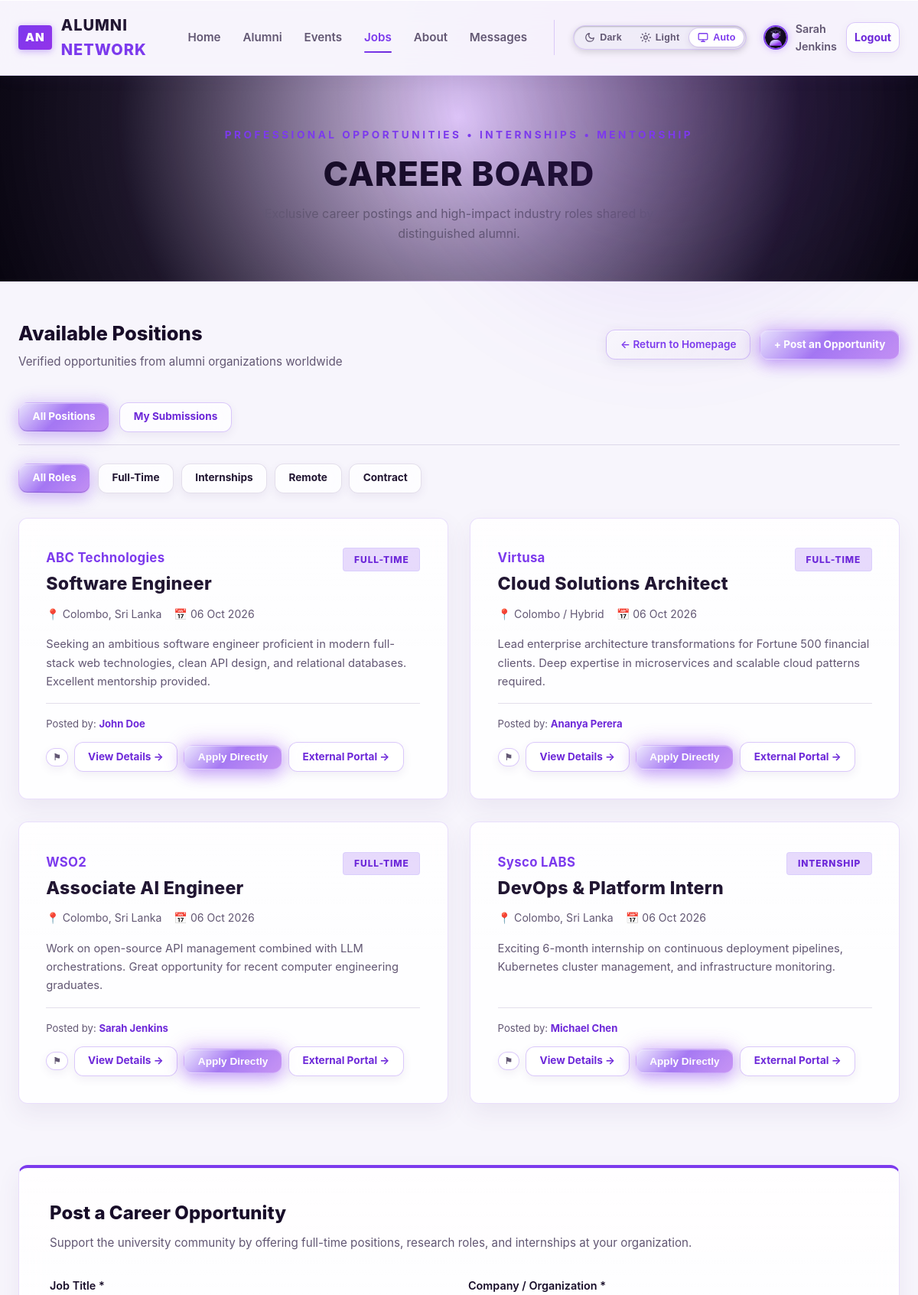
Before: /jobs.php (signed in, upper part) with the older database file.
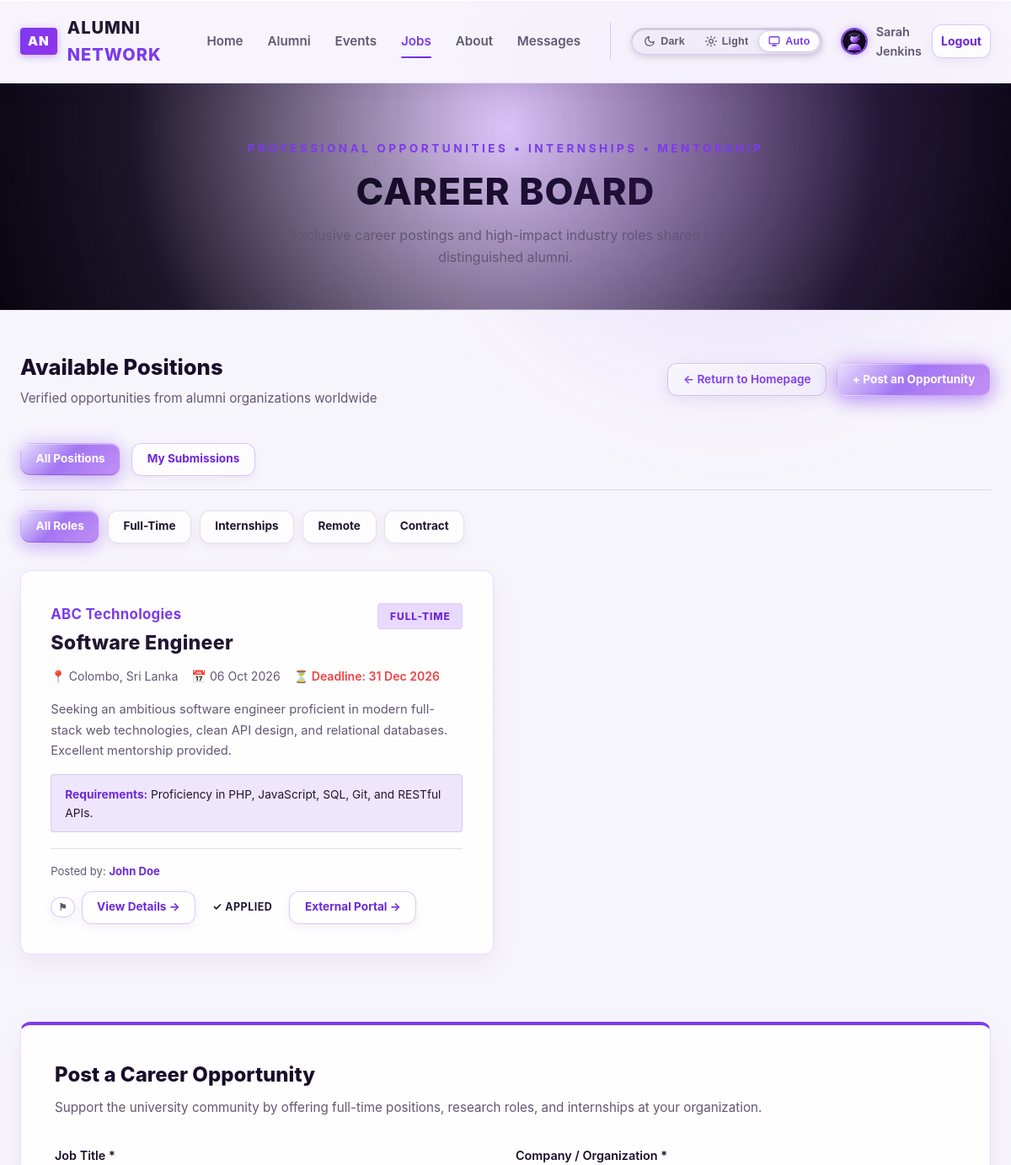
After: the same page with the newer database file.
### tables this page shows
CREATE TABLE IF NOT EXISTS jobs (
    id INT AUTO_INCREMENT PRIMARY KEY,
    title VARCHAR(200) NOT NULL,
    company VARCHAR(150) NOT NULL,
    description TEXT NOT NULL,
    contact_email VARCHAR(200) DEFAULT NULL,
    requirements TEXT DEFAULT NULL,
    location VARCHAR(150) NOT NULL,
    job_type ENUM('Full-Time', 'Part-Time', 'Internship', 'Contract', 'Remote') NOT NULL DEFAULT 'Full-Time',
    application_link VARCHAR(255) NULL,
    deadline DATE DEFAULT NULL,
    posted_by INT NOT NULL,
    status ENUM('pending', 'approved', 'rejected') NOT NULL DEFAULT 'approved',
    posted_at TIMESTAMP DEFAULT CURRENT_TIMESTAMP,
    expires_at DATE NULL,
    INDEX idx_jobs_posted_by (posted_by),
    INDEX idx_jobs_status (status),
    INDEX idx_jobs_type (job_type),
    FOREIGN KEY (posted_by) REFERENCES users(id) ON DELETE CASCADE
);

CREATE TABLE IF NOT EXISTS job_applications (
    id INT AUTO_INCREMENT PRIMARY KEY,
    job_id INT NOT NULL,
    user_id INT NOT NULL,
    message TEXT NULL,
    status ENUM('Applied', 'Under Review', 'Accepted', 'Rejected') NOT NULL DEFAULT 'Applied',
    applied_at TIMESTAMP DEFAULT CURRENT_TIMESTAMP,
    UNIQUE KEY unique_application (job_id, user_id),
    INDEX idx_ja_job (job_id),
    INDEX idx_ja_user (user_id),
    FOREIGN KEY (job_id) REFERENCES jobs(id) ON DELETE CASCADE,
    FOREIGN KEY (user_id) REFERENCES users(id) ON DELETE CASCADE
);

### config/db.php (called while the page is built, shortened)
<?php
$db_host = '127.0.0.1';
$db_name = 'alumni_network';
$db_user = 'root';
$db_pass = '';
try {
    $db_connected = true;
} catch (PDOException $e) {
    try {
        $root_pdo = new PDO("mysql:host={$db_host};charset=utf8mb4", $db_user, $db_pass);
        $root_pdo->exec("CREATE DATABASE IF NOT EXISTS `{$db_name}` CHARACTER SET utf8mb4 COLLATE utf8mb4_unicode_ci");
        $pdo = new PDO("mysql:host={$db_host};dbname={$db_name};charset=utf8mb4", $db_user, $db_pass, [
            PDO::ATTR_ERRMODE => PDO::ERRMODE_EXCEPTION,
            PDO::ATTR_DEFAULT_FETCH_MODE => PDO::FETCH_ASSOC
        ]);
        $schemaPath = __DIR__ . '/../database/schema.sql';
        if (file_exists($schemaPath)) {
            $sql = file_get_contents($schemaPath);
            $pdo->exec($sql);
        }
        $db_connected = true;
    } catch (Exception $sub_ex) {
        $db_connected = false;
    }
}

### jobs.php (the view, shortened to what the changed rows need)
<?php
require_once __DIR__ . '/includes/header.php';
require_once __DIR__ . '/includes/functions.php';
$currentUserId = current_user_id();
$tabFilter  = isset($_GET['tab']) ? trim($_GET['tab']) : 'all';
$jobs = [];
if ($db_connected && $pdo) {
    try {
        $userIdParam = $currentUserId ? (int)$currentUserId : 0;
        if ($tabFilter === 'my' && $isLoggedIn) {
            $sql = "
                SELECT j.*,
                       CONCAT(u.first_name, ' ', u.last_name) AS poster_name,
                       ja.id AS application_id, ja.status AS application_status
                FROM jobs j
                LEFT JOIN users u ON j.posted_by = u.id
                LEFT JOIN job_applications ja ON ja.job_id = j.id AND ja.user_id = ?
                WHERE j.posted_by = ?
            ";
            $params = [$userIdParam, $userIdParam];
        } else {
            $sql = "
                SELECT j.*,
                       CONCAT(u.first_name, ' ', u.last_name) AS poster_name,
                       ja.id AS application_id, ja.status AS application_status
                FROM jobs j
                LEFT JOIN users u ON j.posted_by = u.id
                LEFT JOIN job_applications ja ON ja.job_id = j.id AND ja.user_id = ?
                WHERE j.status = 'approved'
            ";
            $params = [$userIdParam];
        }
        $sql .= " ORDER BY j.posted_at DESC";
        $stmt = $pdo->prepare($sql);
        $stmt->execute($params);
        $jobs = $stmt->fetchAll();
    } catch (Exception $e) {
        $jobs = [];
    }
}
?>
<section style="background: radial-gradient(circle at 50% 20%, rgba(147, 51, 234, 0.22) 0%, rgba(16, 9, 29, 0.95) 70%, #080510 100%); color: var(--text-light); padding: 4rem 0 3rem; border-bottom: 1px solid var(--border-color);">
    <div class="container text-center" style="text-align: center;">
        <h1 class="section-title" style="color: var(--text-light); margin-bottom: 0.8rem;">Career Board</h1>
    </div>
</section>
<div class="container" style="padding-top: 3rem; padding-bottom: 5rem;">
    <div style="display: flex; justify-content: space-between; align-items: center; margin-bottom: 2.5rem; flex-wrap: wrap; gap: 1rem;">
        <div>
            <h2 style="color: var(--text-light); font-size: 1.6rem; font-weight: 800; margin: 0 0 0.3rem 0;">Available Positions</h2>
        </div>
    </div>
    <div class="grid grid-2" style="gap: 1.8rem;">
        <?php foreach ($jobs as $job): ?>
            <?php
                $appStatus = $job['application_status'] ?? null;
            ?>
            <div class="card job-card" id="job-<?php echo $job['id']; ?>" style="display: flex; flex-direction: column;">
                <div style="display: flex; justify-content: space-between; align-items: flex-start; margin-bottom: 0.8rem; gap: 0.8rem;">
                    <div>
                        <span class="job-company" style="display: inline-block; margin-bottom: 0.4rem;">
                            <?php echo htmlspecialchars($job['company']); ?>
                        </span>
                        <h3 class="job-title" style="margin: 0;">
                            <a href="job-details.php?id=<?php echo (int)$job['id']; ?>" style="color: inherit; text-decoration: none;">
                                <?php echo htmlspecialchars($job['title']); ?>
                            </a>
                        </h3>
                    </div>
                    <div style="text-align: right; flex-shrink: 0; display: flex; flex-direction: column; align-items: flex-end; gap: 4px;">
                        <span class="job-type-pill">
                            <?php echo htmlspecialchars($job['job_type']); ?>
                        </span>
                    </div>
                </div>
                <div class="job-meta" style="margin-bottom: 1rem; color: var(--text-muted); font-size: 0.88rem; display: flex; gap: 1rem; flex-wrap: wrap;">
                    <span>&#128205; <?php echo htmlspecialchars($job['location']); ?></span>
                    <?php if (!empty($job['posted_at'])): ?>
                        <span>&#128197; <?php echo date('d M Y', strtotime($job['posted_at'])); ?></span>
                    <?php endif; ?>
                    <?php if (!empty($job['deadline'])): ?>
                        <span style="color: var(--danger-color); font-weight: 600;">&#9203; Deadline: <?php echo date('d M Y', strtotime($job['deadline'])); ?></span>
                    <?php endif; ?>
                </div>
                <p class="job-desc" style="margin-bottom: 1rem; flex: 1;">
                    <?php echo nl2br(htmlspecialchars($job['description'])); ?>
                </p>
                <?php if (!empty($job['requirements'])): ?>
                    <div style="background: rgba(124, 58, 237, 0.12); border-left: 3px solid var(--accent-color); border: 1px solid var(--border-color); padding: 0.7rem 1rem; border-radius: 4px; font-size: 0.86rem; color: var(--text-color); margin-bottom: 1.2rem;">
                        <strong style="color: var(--accent-light);">Requirements:</strong> <?php echo htmlspecialchars($job['requirements']); ?>
                    </div>
                <?php endif; ?>
                <div style="padding-top: 1rem; border-top: 1px solid var(--border-color); display: flex; justify-content: space-between; align-items: center; gap: 0.8rem; flex-wrap: wrap;">
                    <div style="font-size: 0.82rem; color: var(--text-muted);">
                        Posted by: <strong style="color: var(--accent-light);"><?php echo htmlspecialchars(!empty($job['poster_name']) ? $job['poster_name'] : 'Alumni Network'); ?></strong>
                    </div>
                    <div style="display: flex; gap: 0.5rem; align-items: center;">
                        <button type="button" class="btn btn-outline-light btn-sm" style="font-size: 0.72rem; padding: 0.25rem 0.5rem; color: var(--text-muted);"
                                onclick="openReportModal(<?php echo $job['id']; ?>, 'job', '<?php echo htmlspecialchars(addslashes($job['title'])); ?>');" title="Report Job">
                            &#9873;
                        </button>
                        <a href="job-details.php?id=<?php echo (int)$job['id']; ?>" class="btn btn-outline-glass btn-sm">
                            View Details &rarr;
                        </a>
                        <?php if ($appStatus): ?>
                            <span class="badge badge-success" style="padding: 0.4rem 0.75rem;">
                                &#10003; <?php echo htmlspecialchars($appStatus); ?>
                            </span>
                        <?php else: ?>
                            <?php if ($isLoggedIn): ?>
                                <button type="button" class="btn btn-gold btn-sm gold-glow"
                                        data-job='<?php echo htmlspecialchars(json_encode([
                                            "id" => $job["id"],
                                            "title" => $job["title"],
                                            "company" => $job["company"],
                                            "location" => $job["location"] ?? "",
                                            "job_type" => $job["job_type"] ?? "Full-Time",
                                            "deadline" => $job["deadline"] ?? "",
                                            "description" => $job["description"] ?? "",
                                            "requirements" => $job["requirements"] ?? "",
                                            "contact_email" => $job["contact_email"] ?? "",
                                            "application_link" => $job["application_link"] ?? ""
                                        ]), ENT_QUOTES, "UTF-8"); ?>'
                                        onclick="openApplyModalWithData(this);">
                                    Apply Directly
                                </button>
                            <?php else: ?>
                                <a href="auth/login.php?redirect=<?php echo urlencode('jobs.php#job-' . $job['id']); ?>&msg=auth_required" class="btn btn-gold btn-sm">
                                    Login to Apply
                                </a>
                            <?php endif; ?>
                        <?php endif; ?>
                        <?php if (!empty($job['application_link'])): ?>
                            <a href="<?php echo htmlspecialchars($job['application_link']); ?>" target="_blank" rel="noopener noreferrer" class="btn btn-outline-gold btn-sm">
                                External Portal &rarr;
                            </a>
                        <?php endif; ?>
                    </div>
                </div>
            </div>
        <?php endforeach; ?>
    </div>
</div>
<?php require_once __DIR__ . '/includes/footer.php'; ?>

Changed rows visible on the page:
no longer on this page (row edited): jobs: company "ABC Technologies", title "Software Engineer", job_type "FULL-TIME", location "Colombo, Sri Lanka", posted_at "06 Oct 2026", description "Seeking an ambitious software engineer proficient in modern full-stack web technologies, clean API design, and relational databases. Excellent mentorship provided.", poster_name "John Doe"
no longer on this page (row edited): jobs: company "Virtusa", title "Cloud Solutions Architect", job_type "FULL-TIME", location "Colombo / Hybrid", posted_at "06 Oct 2026", description "Lead enterprise architecture transformations for Fortune 500 financial clients. Deep expertise in microservices and scalable cloud patterns required.", poster_name "Ananya Perera"
removed jobs: company "WSO2", title "Associate AI Engineer", job_type "FULL-TIME", location "Colombo, Sri Lanka", posted_at "06 Oct 2026", description "Work on open-source API management combined with LLM orchestrations. Great opportunity for recent computer engineering graduates.", poster_name "Sarah Jenkins"
removed jobs: company "Sysco LABS", title "DevOps & Platform Intern", job_type "INTERNSHIP", location "Colombo, Sri Lanka", posted_at "06 Oct 2026", description "Exciting 6-month internship on continuous deployment pipelines, Kubernetes cluster management, and infrastructure monitoring.", poster_name "Michael Chen"
added job_applications: job.company "ABC Technologies", job.title "Software Engineer", job.job_type "FULL-TIME", job.location "Colombo, Sri Lanka", job.posted_at "06 Oct 2026", job.deadline "31 Dec 2026", job.description "Seeking an ambitious software engineer proficient in modern full-stack web technologies, clean API design, and relational databases. Excellent mentorship provided.", job.requirements "Proficiency in PHP, JavaScript, SQL, Git, and RESTful APIs.", poster_name "John Doe", status "APPLIED"
